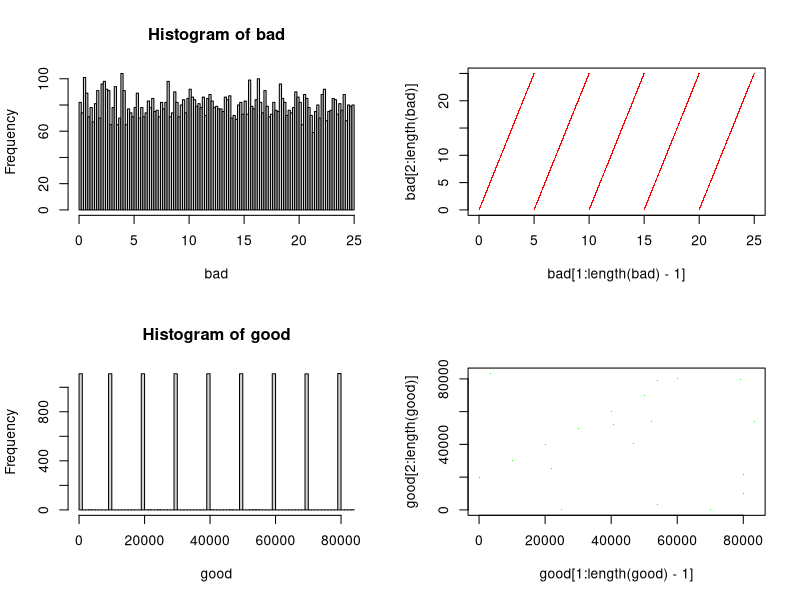

The R script that drew this image:
# ------------------------------------------------------------------------------
# Linear Congruential Generator (Random Number Generator).
# ------------------------------------------------------------------------------
# 22 September 2019
# Pete Arnold
# ------------------------------------------------------------------------------

# Next value/seed generator.
lcg <- function(modulus, a, c, seed) {
    return((a * (seed + c)) %% modulus)
}

# Vector generator.
lcg_vector <- function(modulus, a, c, seed, n = 1) {
    l <- vector()
    for (i in 1:n) {
        s <- lcg(modulus, a, c, s)
        l <- rbind(l, s)
    }
    return(l)
}

# Create two arrays, one with typically bad parameters and one with good ones.
# Parameters from Nicole Radziwill,
# https://qualityandinnovation.com/2015/03/03/a-linear-congruential-generator-lcg-in-r/

# Number of elements in the vectors.
n <- 10000

# Bad parameters.
m <- 25
a <- 5
s <- runif(1) * 100
c <- 5
bad <- lcg_vector(m, a, c, s, n)
# Good parameters.
m <- 90000
a <- 1000
s <- runif(1) * 100
c <- 20000
good <- lcg_vector(m, a, c, s, n)

# Plot the results.
par(mfrow = c(2, 2))
hist(bad, breaks = 100)
plot(bad[1:length(bad)-1], bad[2:length(bad)], pch = '.', cex = 1, col = 'red')
hist(good, breaks = 100)
plot(good[1:length(good)-1], good[2:length(good)], pch = '.', cex = 1, col = 'green')
